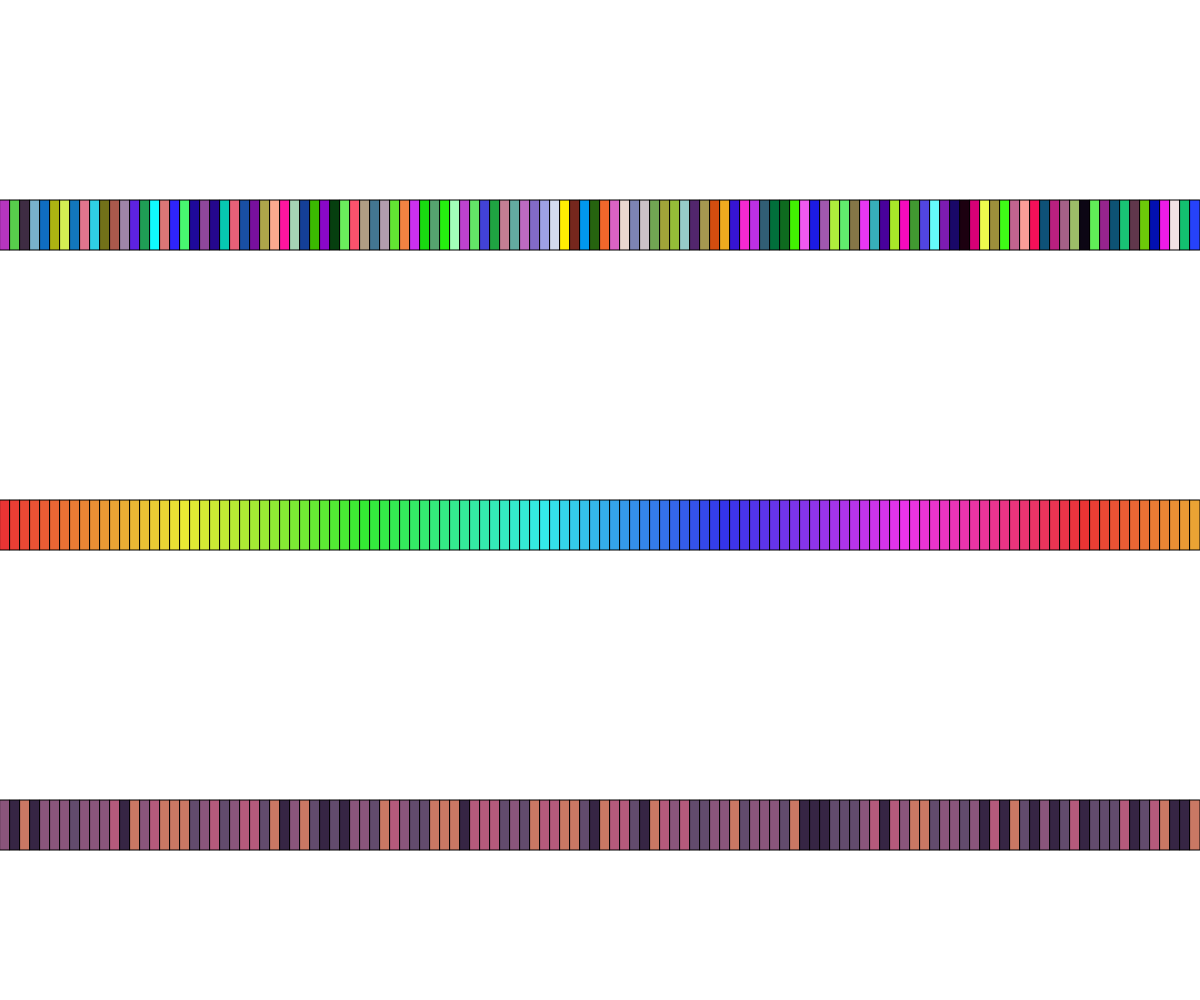
Frame 1 (no input)
Frame 60 (no input): identical to frame 1, image omitted
Frame 120 (the mouse pressed at the canvas centre since frame 60): identical to frame 1, image omitted

The p5.js sketch that drew this single still picture (run headless with seeded random() and noise() and a simulated clock; from frame 60 on, the mouse is pressed at the canvas centre):

// p5.js sketch
// ── sketch.js
// Project Title
// Your Name
// Date
//
// Extra for Experts:
// - describe what you did to take this project "above and beyond"
let colors = ["#362544", "#624B6D", "#8A557B", "#B55A7B", "#C97864"]


let rectWidth = 10; 
let rectHeight = 50; 

function setup() {
  createCanvas(windowWidth, windowHeight);
  drawRowRGB(height * 0.2);
  drawRowHSB(height / 2);
  drawRowCustom(height * 0.8);
}


function drawRowCustom(yPos){
  colorMode(RGB);
  counter = 0;
  for (let x =0; x < width; x += rectWidth){
    fill(colors[int(random(colors.length))]);
    rect(x, yPos, rectWidth, rectHeight);
    counter ++;
  }

}

function drawRowHSB(yPos){
  colorMode(HSB, 360);
  for (let x =0; x < width; x += rectWidth){
    //fill will be hue followed by sat followed by brightness
    fill( x/3 %360, 280, 330);
    rect(x, yPos, rectWidth, rectHeight);
  }
}

function drawRowRGB(yPos){
  colorMode(RGB);
  for (let x =0; x < width; x += rectWidth){
    fill(random(255), random(255), random(255));
    rect(x, yPos, rectWidth, rectHeight);
  }
}

function draw() {
}
